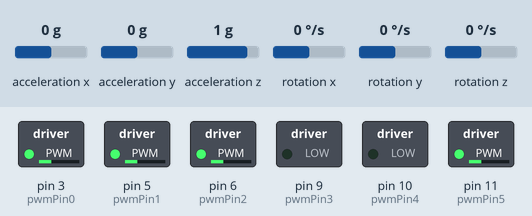
This sketch was run on a simulated Arduino Uno, built with avr-gcc and run on an emulated ATmega328P. Shown: switched loads named in the sketch (green lamp = pin HIGH). Wiring (inferred from the names in the program): MPU-6050 motion sensor at I2C address 0x68. The test bench sets the inputs (shaded band); at power-on: acceleration x 0 g, acceleration y 0 g, acceleration z 1 g, rotation x 0 °/s, rotation y 0 °/s, rotation z 0 °/s. What the sketch prints to the serial monitor is not drawn.

Above: at 1.42 s.
Timing chart, 0 to 7.9 s (numbered marks = the images above):
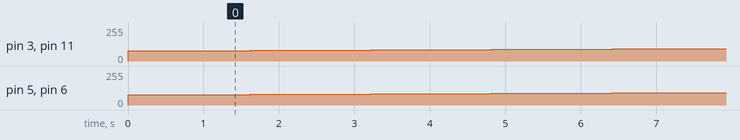

Measured:
- by itself, pin 3 (pwmPin0), pin 5 (pwmPin1), pin 6 (pwmPin2), pin 11 (pwmPin5): moves from 77/255 to 91/255 over 5.2 s

The sketch:

drone.ino
```cpp
#include <PID_v1.h>

#include "Gyro.h"

int MANUAL_MODE = 0;
int YOLO_MODE = 1;
int MODE = YOLO_MODE;

Gyro gyro;

double setpoint = 0, input = 0, output;
float error = 0, delta_error = 0;

// Specify the links and initial tuning parameters
PID pid(&input, &output, &setpoint, 1, 0, 0, DIRECT);

// Timer 0
int pwmPin1 = 5;
int pwmPin2 = 6;

// Timer 1 (dont use)
int pwmPin3 = 9;
int pwmPin4 = 10;

// Timer 2
int pwmPin0 = 3;
int pwmPin5 = 11;

int MOTOR[4];

int pwmLower = 77;
int pwmUpper = 125;

int inputPin = 0;

long start_ts;

void calibrate_all_motors(int MOTOR[4], int pwmLower, int pwmUpper) {
  for(int k = 0; k < 4; ++k) {
    analogWrite(MOTOR[k], pwmUpper);
  }
  Serial.println("BATTERY!");
  delay(5000);
  Serial.println("GO!");
  for(int k = 0; k < 4; ++k) {
    analogWrite(MOTOR[k], pwmLower);
  }
}

void start_motors(int MOTOR[4]) {
  for(int k = 0; k < 4; ++k){
    analogWrite(MOTOR[k], pwmLower);
  }
  delay(100);
}

void setup() {
  Serial.begin(9600);

  MOTOR[0] = 11;
  MOTOR[1] = 6;
  MOTOR[2] = 5;
  MOTOR[3] = 3;

  // Change PWM frequency to something that the ESC understands.
  TCCR0B = (TCCR0B & 0b11111000) | 0x04;
  TCCR1B = (TCCR1B & 0b11111000) | 0x04;
  TCCR2B = (TCCR2B & 0b11111000) | 0x05;

  pinMode(inputPin, INPUT);

  pinMode(pwmPin0, OUTPUT);
  pinMode(pwmPin1, OUTPUT);
  pinMode(pwmPin2, OUTPUT);
  pinMode(pwmPin3, OUTPUT);
  pinMode(pwmPin4, OUTPUT);
  pinMode(pwmPin5, OUTPUT);

  pid.SetMode(AUTOMATIC);
  pid.SetSampleTime(50);

  /*
  Serial.println("calibrate motors");
  Serial.println(3);
  delay(1000);
  Serial.println(2);
  delay(1000);
  Serial.println(1);
  delay(1000);
  Serial.println(0);
  calibrate_motors(MOTOR, pwmLower, pwmLower);
  Serial.println("calibrated motors done");

  delay(1000000);
  */

  if( MODE == YOLO_MODE ){

    Serial.println("Start motors");
    start_motors(MOTOR);
    Serial.println("Motors started!");

    Serial.println("calibrate");
    gyro.init();
    Serial.println("calibrated done");
  }

  start_ts = millis();

}

float calc_pid(float error, float delta_error, float P, float D) {
  return P * error + D * delta_error;
}

#define NUM_VALUES 20
float angles[2][NUM_VALUES];
int angle_count = 0;

float mean(float array[2][NUM_VALUES], int num) {
  float m = 0;
  for(int k = 0; k < NUM_VALUES; ++k)
    m += array[num][k];
  return m / NUM_VALUES;
}

void loop() {
  if( MODE == MANUAL_MODE ) {
    int input = analogRead(inputPin);
    int pwm = map(input, 0, 1023, pwmLower, pwmUpper + 5);
    for(int k = 0; k < 4; ++k){
      analogWrite(MOTOR[k], pwm);
    }
    Serial.println(pwm);
  }
  else if (MODE == YOLO_MODE) {

    //Serial.println(pwm);
    gyro.update();

    float angle_x = max(-20, min(20, asin(gyro.acc_x / 9.82) * 180 / PI));
    float angle_y = max(-20, min(20, asin(gyro.acc_y / 9.82) * 180 / PI));

    angles[0][angle_count] = angle_x;
    angles[1][angle_count] = angle_y;
    angle_count = (angle_count + 1) % NUM_VALUES;

    angle_x = mean(angles,0);
    angle_y = mean(angles,1);

    /*float output_x = calc_pid(-angle_x, 0, 1, 0);
    float output_y = calc_pid(-angle_y, 0, 1, 0);*/

    /*float corr_x = map(angle_x, 0, 45, pwmLower, pwmLower + (pwmUpper - pwmLower)/2);
    float corr_y = map(angle_y, 0, 45, pwmLower, pwmLower + (pwmUpper - pwmLower)/2);*/

    float corr_x = map(angle_x, 0, 20, 0, -40);
    float corr_y = map(angle_y, 0, 20, 0, -40);

    int base = min(91, pwmLower + (millis() - start_ts) / 100.0);

    Serial.println(base);

    /*
    analogWrite(MOTOR[0], base + corr_x);
    analogWrite(MOTOR[1], base + corr_x);
    analogWrite(MOTOR[2], base - corr_x);
    analogWrite(MOTOR[3], base - corr_x);
    */
    /*
    analogWrite(MOTOR[0], base + corr_y);
    analogWrite(MOTOR[1], base - corr_y);
    analogWrite(MOTOR[2], base - corr_y);
    analogWrite(MOTOR[3], base + corr_y);
    */

    analogWrite(MOTOR[0], base + corr_x + corr_y);
    analogWrite(MOTOR[1], base + corr_x - corr_y);
    analogWrite(MOTOR[2], base - corr_x - corr_y);
    analogWrite(MOTOR[3], base - corr_x + corr_y);

    //Serial.print("angle_x = "); Serial.print(angle_x); Serial.print(", angle_y = "); Serial.print(angle_y); Serial.println("");
    //analogWrite(MOTOR_1, base + corr_x - corr_y);
    //analogWrite(MOTOR_2, base - corr_x + corr_y);
    //nalogWrite(MOTOR_3, base - corr_x - corr_y);
  }

  //int pwm = map(angle, 0, 45, pwmLower, pwmLower + (pwmUpper - pwmLower) / 2);
  /*
  Serial.print(angle);
  Serial.print(", ");
  Serial.println(output);
  */
  /*
  input = angle;
  pid.Compute();
  double output1 = output;
  input = -angle;
  pid.Compute();
  double output2 = -output;
  Serial.print(angle);
  Serial.print(", ");
  if( angle <= 0 )
    Serial.println(output1);
  else
    Serial.println(output2);
    */


  // put your main code here, to run repeatedly.
  /*
  analogWrite(pwmPin0, pwmLower);
  analogWrite(pwmPin1, pwmLower); //
  analogWrite(pwmPin2, pwmLower);
  analogWrite(pwmPin3, pwmLower);
  analogWrite(pwmPin4, pwmLower);
  analogWrite(pwmPin5, pwmLower); //
  */
  /*delay(100);
  analogWrite(pwmPin0, pwmUpper);
  analogWrite(pwmPin1, pwmUpper);
  analogWrite(pwmPin2, pwmUpper);
  analogWrite(pwmPin3, pwmUpper);
  analogWrite(pwmPin4, pwmUpper);
  analogWrite(pwmPin5, pwmUpper);
  delay(100);*/
}
```

Gyro.cpp
```cpp
#include "Arduino.h"
#include "Gyro.h"

Gyro::Gyro() {
}

void Gyro::init() {
  int error;
  uint8_t c;

  // Initialize the 'Wire' class for the I2C-bus.
  Wire.begin();

  // default at power-up:
  //    Gyro at 250 degrees second
  //    Acceleration at 2g
  //    Clock source at internal 8MHz
  //    The device is in sleep mode.
  //

  error = MPU6050_read (MPU6050_WHO_AM_I, &c, 1);
  /*
  Serial.print(F("WHO_AM_I : "));
  Serial.print(c,HEX);
  Serial.print(F(", error = "));
  Serial.println(error,DEC);
  */

  // According to the datasheet, the 'sleep' bit
  // should read a '1'. But I read a '0'.
  // That bit has to be cleared, since the sensor
  // is in sleep mode at power-up. Even if the
  // bit reads '0'.
  error = MPU6050_read (MPU6050_PWR_MGMT_2, &c, 1);
  /*
  Serial.print(F("PWR_MGMT_2 : "));
  Serial.print(c,HEX);
  Serial.print(F(", error = "));
  Serial.println(error,DEC);
  */

  // Clear the 'sleep' bit to start the sensor.
  MPU6050_write_reg (MPU6050_PWR_MGMT_1, 0);

  calibrate_sensors();

  set_last_read_angle_data(millis(), 0, 0, 0, 0, 0, 0);
}

void Gyro::update() {
  int error;
  double dT;
  accel_t_gyro_union accel_t_gyro;
  error = read_gyro_accel_vals((uint8_t*) &accel_t_gyro);

  // Get the time of reading for rotation computations
  unsigned long t_now = millis();

  // Convert gyro values to degrees/sec
  float FS_SEL = 131;

  float gyro_x = (accel_t_gyro.value.x_gyro - base_x_gyro)/FS_SEL;
  float gyro_y = (accel_t_gyro.value.y_gyro - base_y_gyro)/FS_SEL;
  float gyro_z = (accel_t_gyro.value.z_gyro - base_z_gyro)/FS_SEL;


  // Get raw acceleration values
  //float G_CONVERT = 16384;
  float accel_x = accel_t_gyro.value.x_accel - base_x_accel;
  float accel_y = accel_t_gyro.value.y_accel - base_y_accel;
  float accel_z = accel_t_gyro.value.z_accel - base_z_accel;

  // Get angle values from accelerometer
  float RADIANS_TO_DEGREES = 180/3.14159;
  //float accel_vector_length = sqrt(pow(accel_x,2) + pow(accel_y,2) + pow(accel_z,2));
  float accel_angle_y = atan(-1*accel_x/sqrt(pow(accel_y,2) + pow(accel_z,2)))*RADIANS_TO_DEGREES;
  float accel_angle_x = atan(accel_y/sqrt(pow(accel_x,2) + pow(accel_z,2)))*RADIANS_TO_DEGREES;

  float accel_angle_z = atan(sqrt(pow(accel_x,2) + pow(accel_y,2))/accel_z)*RADIANS_TO_DEGREES;;
  //float accel_angle_z = 0;

  // Compute the (filtered) gyro angles
  float dt =(t_now - get_last_time())/1000.0;
  float gyro_angle_x = gyro_x*dt + get_last_x_angle();
  float gyro_angle_y = gyro_y*dt + get_last_y_angle();
  float gyro_angle_z = gyro_z*dt + get_last_z_angle();

  // Compute the drifting gyro angles
  float unfiltered_gyro_angle_x = gyro_x*dt + get_last_gyro_x_angle();
  float unfiltered_gyro_angle_y = gyro_y*dt + get_last_gyro_y_angle();
  float unfiltered_gyro_angle_z = gyro_z*dt + get_last_gyro_z_angle();

  // Apply the complementary filter to figure out the change in angle - choice of alpha is
  // estimated now.  Alpha depends on the sampling rate...
  float alpha = 0.96;
  float angle_x = alpha*gyro_angle_x + (1.0 - alpha)*accel_angle_x;
  float angle_y = alpha*gyro_angle_y + (1.0 - alpha)*accel_angle_y;
  float angle_z = gyro_angle_z;  //Accelerometer doesn't give z-angle

  // Update the saved data with the latest values
  set_last_read_angle_data(t_now, angle_x, angle_y, angle_z, unfiltered_gyro_angle_x, unfiltered_gyro_angle_y, unfiltered_gyro_angle_z);

  this->acc_z = accel_x * to_newton;
  this->acc_x = accel_y * to_newton;
  this->acc_y = accel_z * to_newton;
  this->gy_z = gyro_x;
  this->gy_x = gyro_y;
  this->gy_y = gyro_z;
}

void Gyro::set_last_read_angle_data(unsigned long time, float x, float y, float z, float x_gyro, float y_gyro, float z_gyro) {
  last_read_time = time;
  last_x_angle = x;
  last_y_angle = y;
  last_z_angle = z;
  last_gyro_x_angle = x_gyro;
  last_gyro_y_angle = y_gyro;
  last_gyro_z_angle = z_gyro;
}

int Gyro::read_gyro_accel_vals(uint8_t* accel_t_gyro_ptr) {
  // Read the raw values.
  // Read 14 bytes at once,
  // containing acceleration, temperature and gyro.
  // With the default settings of the MPU-6050,
  // there is no filter enabled, and the values
  // are not very stable.  Returns the error value

  accel_t_gyro_union* accel_t_gyro = (accel_t_gyro_union *) accel_t_gyro_ptr;

  int error = MPU6050_read (MPU6050_ACCEL_XOUT_H, (uint8_t *) accel_t_gyro, sizeof(*accel_t_gyro));

  // Swap all high and low bytes.
  // After this, the registers values are swapped,
  // so the structure name like x_accel_l does no
  // longer contain the lower byte.
  uint8_t swap;
  #define SWAP(x,y) swap = x; x = y; y = swap

  SWAP ((*accel_t_gyro).reg.x_accel_h, (*accel_t_gyro).reg.x_accel_l);
  SWAP ((*accel_t_gyro).reg.y_accel_h, (*accel_t_gyro).reg.y_accel_l);
  SWAP ((*accel_t_gyro).reg.z_accel_h, (*accel_t_gyro).reg.z_accel_l);
  SWAP ((*accel_t_gyro).reg.t_h, (*accel_t_gyro).reg.t_l);
  SWAP ((*accel_t_gyro).reg.x_gyro_h, (*accel_t_gyro).reg.x_gyro_l);
  SWAP ((*accel_t_gyro).reg.y_gyro_h, (*accel_t_gyro).reg.y_gyro_l);
  SWAP ((*accel_t_gyro).reg.z_gyro_h, (*accel_t_gyro).reg.z_gyro_l);

  return error;
}

// The sensor should be motionless on a horizontal surface
//  while calibration is happening
void Gyro::calibrate_sensors() {
  int                   num_readings = 10;
  float                 x_accel = 0;
  float                 y_accel = 0;
  float                 z_accel = 0;
  float                 x_gyro = 0;
  float                 y_gyro = 0;
  float                 z_gyro = 0;
  accel_t_gyro_union    accel_t_gyro;

  //Serial.println("Starting Calibration");

  // Discard the first set of values read from the IMU
  read_gyro_accel_vals((uint8_t *) &accel_t_gyro);

  // Read and average the raw values from the IMU
  for (int i = 0; i < num_readings; i++) {
    read_gyro_accel_vals((uint8_t *) &accel_t_gyro);
    x_accel += accel_t_gyro.value.x_accel;
    y_accel += accel_t_gyro.value.y_accel;
    z_accel += accel_t_gyro.value.z_accel;
    x_gyro += accel_t_gyro.value.x_gyro;
    y_gyro += accel_t_gyro.value.y_gyro;
    z_gyro += accel_t_gyro.value.z_gyro;
    delay(10);
  }
  x_accel /= num_readings;
  y_accel /= num_readings;
  z_accel /= num_readings;
  x_gyro /= num_readings;
  y_gyro /= num_readings;
  z_gyro /= num_readings;

  // Store the raw calibration values globally
  base_x_accel = x_accel;
  base_y_accel = y_accel;
  base_z_accel = z_accel;
  base_x_gyro = x_gyro;
  base_y_gyro = y_gyro;
  base_z_gyro = z_gyro;

  to_newton = 9.82 / base_x_accel;

  //Serial.println("Finishing Calibration");
}


// --------------------------------------------------------
// MPU6050_read
//
// This is a common function to read multiple bytes
// from an I2C device.
//
// It uses the boolean parameter for Wire.endTransMission()
// to be able to hold or release the I2C-bus.
// This is implemented in Arduino 1.0.1.
//
// Only this function is used to read.
// There is no function for a single byte.
//
int Gyro::MPU6050_read(int start, uint8_t *buffer, int size)
{
  int i, n, error;

  Wire.beginTransmission(MPU6050_I2C_ADDRESS);
  n = Wire.write(start);
  if (n != 1)
    return (-10);

  n = Wire.endTransmission(false);    // hold the I2C-bus
  if (n != 0)
    return (n);

  // Third parameter is true: relase I2C-bus after data is read.
  Wire.requestFrom(MPU6050_I2C_ADDRESS, size, true);
  i = 0;
  while(Wire.available() && i<size)
  {
    buffer[i++]=Wire.read();
  }
  if ( i != size)
    return (-11);

  return (0);  // return : no error
}


// --------------------------------------------------------
// MPU6050_write
//
// This is a common function to write multiple bytes to an I2C device.
//
// If only a single register is written,
// use the function MPU_6050_write_reg().
//
// Parameters:
//   start : Start address, use a define for the register
//   pData : A pointer to the data to write.
//   size  : The number of bytes to write.
//
// If only a single register is written, a pointer
// to the data has to be used, and the size is
// a single byte:
//   int data = 0;        // the data to write
//   MPU6050_write (MPU6050_PWR_MGMT_1, &c, 1);
//
int Gyro::MPU6050_write(int start, const uint8_t *pData, int size)
{
  int n, error;

  Wire.beginTransmission(MPU6050_I2C_ADDRESS);
  n = Wire.write(start);        // write the start address
  if (n != 1)
    return (-20);

  n = Wire.write(pData, size);  // write data bytes
  if (n != size)
    return (-21);

  error = Wire.endTransmission(true); // release the I2C-bus
  if (error != 0)
    return (error);

  return (0);         // return : no error
}

// --------------------------------------------------------
// MPU6050_write_reg
//
// An extra function to write a single register.
// It is just a wrapper around the MPU_6050_write()
// function, and it is only a convenient function
// to make it easier to write a single register.
//
int Gyro::MPU6050_write_reg(int reg, uint8_t data)
{
  int error;

  error = MPU6050_write(reg, &data, 1);

  return (error);
}
```

Source omitted: Gyro.h (28318 bytes)
